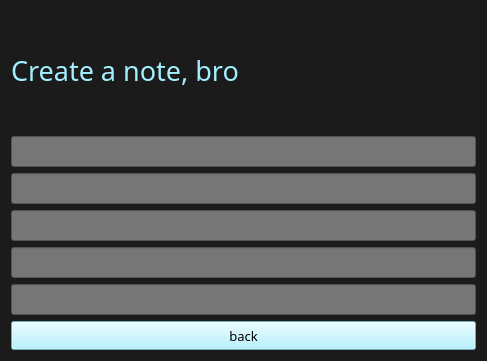
<?xml version="1.0" encoding="UTF-8"?>
<ui version="4.0">
 <class>example1</class>
 <widget class="QWidget" name="example1">
  <property name="geometry">
   <rect>
    <x>0</x>
    <y>0</y>
    <width>487</width>
    <height>361</height>
   </rect>
  </property>
  <property name="windowTitle">
   <string>Form</string>
  </property>
  <property name="styleSheet">
   <string notr="true">background-color:rgb(27, 27, 27);</string>
  </property>
  <layout class="QVBoxLayout" name="verticalLayout_2">
   <item>
    <widget class="QLabel" name="label">
     <property name="font">
      <font>
       <family>Montserrat Light</family>
       <pointsize>20</pointsize>
       <bold>false</bold>
      </font>
     </property>
     <property name="styleSheet">
      <string notr="true">color:rgb(162, 240, 255);</string>
     </property>
     <property name="text">
      <string>Create a note, bro</string>
     </property>
     <property name="buddy">
      <cstring>lineEdit_2</cstring>
     </property>
    </widget>
   </item>
   <item>
    <layout class="QVBoxLayout" name="verticalLayout">
     <item>
      <widget class="QLineEdit" name="lineEdit_2">
       <property name="font">
        <font>
         <family>Montserrat Medium</family>
         <pointsize>12</pointsize>
        </font>
       </property>
       <property name="styleSheet">
        <string notr="true">color:rgb(255, 255, 255);
background-color :rgb(118, 118, 118);</string>
       </property>
      </widget>
     </item>
     <item>
      <widget class="QLineEdit" name="lineEdit_3">
       <property name="font">
        <font>
         <family>Montserrat Medium</family>
         <pointsize>12</pointsize>
        </font>
       </property>
       <property name="styleSheet">
        <string notr="true">color:rgb(255, 255, 255);
background-color :rgb(118, 118, 118);</string>
       </property>
      </widget>
     </item>
     <item>
      <widget class="QLineEdit" name="lineEdit_5">
       <property name="font">
        <font>
         <family>Montserrat Medium</family>
         <pointsize>12</pointsize>
        </font>
       </property>
       <property name="styleSheet">
        <string notr="true">color:rgb(255, 255, 255);
background-color :rgb(118, 118, 118);</string>
       </property>
      </widget>
     </item>
     <item>
      <widget class="QLineEdit" name="lineEdit_4">
       <property name="font">
        <font>
         <family>Montserrat Medium</family>
         <pointsize>12</pointsize>
        </font>
       </property>
       <property name="styleSheet">
        <string notr="true">color:rgb(255, 255, 255);
background-color :rgb(118, 118, 118);</string>
       </property>
      </widget>
     </item>
     <item>
      <widget class="QLineEdit" name="lineEdit">
       <property name="font">
        <font>
         <family>Montserrat Medium</family>
         <pointsize>12</pointsize>
        </font>
       </property>
       <property name="styleSheet">
        <string notr="true">color:rgb(255, 255, 255);
background-color :rgb(118, 118, 118);</string>
       </property>
      </widget>
     </item>
    </layout>
   </item>
   <item>
    <widget class="QPushButton" name="pushButton">
     <property name="minimumSize">
      <size>
       <width>0</width>
       <height>29</height>
      </size>
     </property>
     <property name="font">
      <font>
       <family>Montserrat Medium</family>
       <pointsize>10</pointsize>
      </font>
     </property>
     <property name="styleSheet">
      <string notr="true">background-color:rgb(162, 240, 255);</string>
     </property>
     <property name="text">
      <string>back</string>
     </property>
    </widget>
   </item>
  </layout>
 </widget>
 <resources/>
 <connections>
  <connection>
   <sender>pushButton</sender>
   <signal>clicked()</signal>
   <receiver>example1</receiver>
   <slot>close()</slot>
   <hints>
    <hint type="sourcelabel">
     <x>296</x>
     <y>334</y>
    </hint>
    <hint type="destinationlabel">
     <x>481</x>
     <y>108</y>
    </hint>
   </hints>
  </connection>
 </connections>
</ui>
